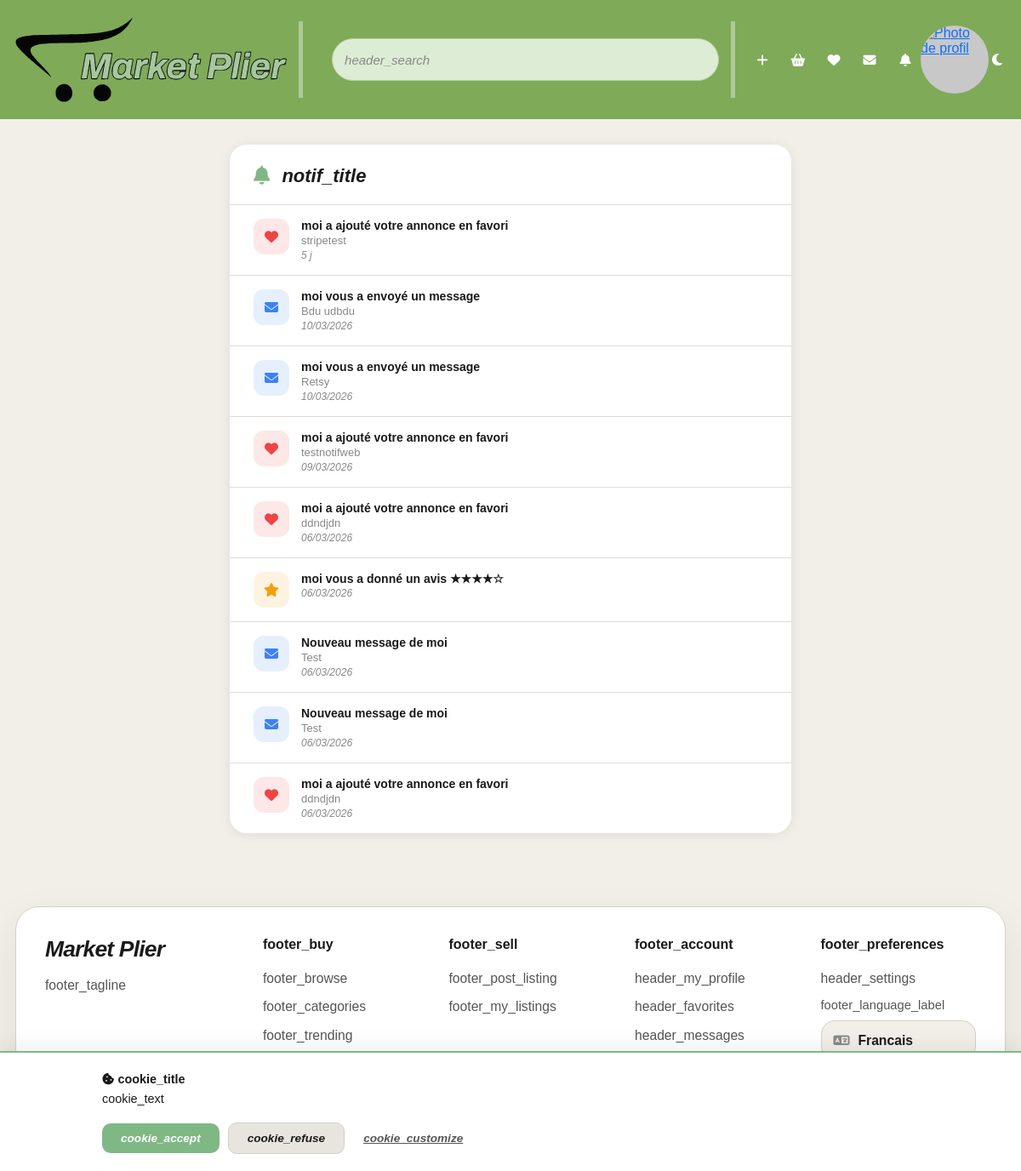
Screenshot of /notifications/index.php (signed in) with the database file from the repository.
### tables this page shows
CREATE TABLE `user_settings` (
  `auth_token` varchar(64) NOT NULL,
  `notif_email` tinyint(1) NOT NULL DEFAULT '1',
  `notif_price_alerts` tinyint(1) NOT NULL DEFAULT '0',
  `notif_weekly_summary` tinyint(1) NOT NULL DEFAULT '1',
  `privacy_public_profile` tinyint(1) NOT NULL DEFAULT '1',
  `privacy_show_email` tinyint(1) NOT NULL DEFAULT '0',
  `privacy_activity_history` tinyint(1) NOT NULL DEFAULT '1',
  `language` varchar(5) NOT NULL DEFAULT 'fr'
);

CREATE TABLE `notifications` (
  `id` int UNSIGNED NOT NULL,
  `auth_token` varchar(64) NOT NULL,
  `type` enum('message','review','favorite','system','sale') NOT NULL DEFAULT 'system',
  `title` varchar(255) NOT NULL,
  `content` text,
  `link` varchar(500) DEFAULT NULL,
  `is_read` tinyint(1) DEFAULT '0',
  `created_at` timestamp NULL DEFAULT CURRENT_TIMESTAMP
);

### includes/lang.php (called while the page is built, shortened)
<?php
function normalizeLang($lang)
{
  $allowed = ['fr', 'en', 'es', 'de'];
  return in_array($lang, $allowed, true) ? $lang : 'fr';
}
function loadTranslations($lang = 'fr')
{
  $lang = normalizeLang($lang);
  $file = __DIR__ . '/translations/' . $lang . '.php';
  if (file_exists($file)) {
    return require $file;
  }
  return require __DIR__ . '/translations/fr.php';
}
function t($key, $translations = null)
{
  global $_translations;
  $t = $translations ?? $_translations ?? [];
  return $t[$key] ?? $key;
}
function getUserLang()
{
  if (isset($_SESSION['user_lang'])) {
    return $_SESSION['user_lang'];
  }
  if (isset($_SESSION['auth_token']) && isset($GLOBALS['pdo'])) {
    try {
      $stmt = $GLOBALS['pdo']->prepare("SELECT language FROM user_settings WHERE auth_token = ?");
      $stmt->execute([$_SESSION['auth_token']]);
      $row = $stmt->fetch();
      if ($row && !empty($row['language'])) {
        return $_SESSION['user_lang'];
      }
    } catch (\PDOException $e) {
    }
  }
  return 'fr';
}
if (!isset($_translations)) {
  $_translations = loadTranslations(getUserLang());
}

### notifications/index.php (the view, shortened to what this page needs)
<?php
require_once '../database/db.php';
require_once '../includes/lang.php';
$myToken = $_SESSION['auth_token'];
$stmt = $pdo->prepare("SELECT username, email, profile_photo, auth_token FROM users WHERE auth_token = ?");
$stmt->execute([$myToken]);
$user = $stmt->fetch();
$stmt = $pdo->prepare("
    SELECT id, type, title, content, link, is_read, created_at
    FROM notifications
    WHERE auth_token = ?
    ORDER BY created_at DESC
    LIMIT 100
");
$stmt->execute([$myToken]);
$notifications = $stmt->fetchAll();
$typeIcons = [
  'message'  => 'fa-envelope',
  'review'   => 'fa-star',
  'favorite' => 'fa-heart',
  'system'   => 'fa-bell',
  'sale'     => 'fa-credit-card',
];
$typeColors = [
  'message'  => '#3b82f6',
  'review'   => '#f59e0b',
  'favorite' => '#ef4444',
  'system'   => '#7fb885',
  'sale'     => '#10b981',
];
?>
<!DOCTYPE html>
<html lang="<?= htmlspecialchars(getUserLang(), ENT_QUOTES, 'UTF-8') ?>">
<head>
  <link rel="stylesheet" href="../node_modules/bootstrap/dist/css/bootstrap.min.css">
  <link rel="stylesheet" href="../node_modules/@fortawesome/fontawesome-free/css/all.min.css">
  <link rel="stylesheet" href="../styles/index.css">
  <link rel="stylesheet" href="../styles/notifications.css">
  <link rel="stylesheet" href="../styles/theme.css">
</head>
<body>
  <?php
  $headerBasePath = '../';
  $headerUser = $user;
  include '../header.php';
  ?>
  <main class="notif-main">
    <div class="notif-container">
      <div class="notif-header">
        <h1 class="notif-title"><i class="fa-solid fa-bell"></i> <?= htmlspecialchars(t('notif_title'), ENT_QUOTES, 'UTF-8') ?></h1>
      </div>
      <?php if (empty($notifications)): ?>
        <div class="notif-empty">
          <i class="fa-regular fa-bell-slash"></i>
          <p><?= htmlspecialchars(t('notif_empty'), ENT_QUOTES, 'UTF-8') ?></p>
          <span><?= htmlspecialchars(t('notif_empty_sub'), ENT_QUOTES, 'UTF-8') ?></span>
        </div>
      <?php else: ?>
        <div class="notif-list">
          <?php foreach ($notifications as $notif):
            $icon = $typeIcons[$notif['type']] ?? 'fa-bell';
            $color = $typeColors[$notif['type']] ?? '#7fb885';
            $isNew = !$notif['is_read'];
            $timeAgo = time() - strtotime($notif['created_at']);
            if ($timeAgo < 60) $timeLabel = t('notif_just_now');
            elseif ($timeAgo < 3600) $timeLabel = floor($timeAgo / 60) . ' min';
            elseif ($timeAgo < 86400) $timeLabel = floor($timeAgo / 3600) . ' h';
            elseif ($timeAgo < 604800) $timeLabel = floor($timeAgo / 86400) . ' j';
            else $timeLabel = date('d/m/Y', strtotime($notif['created_at']));
          ?>
            <?php if ($notif['link']): ?>
              <a href="../<?= htmlspecialchars($notif['link'], ENT_QUOTES, 'UTF-8') ?>" class="notif-item <?= $isNew ? 'notif-new' : '' ?>">
              <?php else: ?>
                <div class="notif-item <?= $isNew ? 'notif-new' : '' ?>">
                <?php endif; ?>
                <div class="notif-icon" style="background: <?= $color ?>20; color: <?= $color ?>">
                  <i class="fa-solid <?= $icon ?>"></i>
                </div>
                <div class="notif-body">
                  <div class="notif-item-title"><?= htmlspecialchars($notif['title'], ENT_QUOTES, 'UTF-8') ?></div>
                  <?php if ($notif['content']): ?>
                    <div class="notif-item-content"><?= htmlspecialchars($notif['content'], ENT_QUOTES, 'UTF-8') ?></div>
                  <?php endif; ?>
                  <div class="notif-item-time"><?= $timeLabel ?></div>
                </div>
                <?php if ($notif['link']): ?>
              </a>
            <?php else: ?>
        </div>
      <?php endif; ?>
          <?php endforeach; ?>
        </div>
      <?php endif; ?>
    </div>
  </main>
  <?php include '../footer.php'; ?>
</body>
</html>

### header.php (shortened to what this page needs)
<?php
$headerBasePath = $headerBasePath ?? '';
$headerUser = $headerUser ?? null;
require_once __DIR__ . '/includes/lang.php';
$profilePhoto = $headerUser['profile_photo'] ?? null;
$profilePhotoExists = !empty($profilePhoto);
$headerAuthToken = $_SESSION['auth_token'] ?? '';
$profilePhotoUrl = ($profilePhotoExists && $headerAuthToken)
  ? $headerBasePath . 'api/profile_photo.php?token=' . urlencode($headerAuthToken) . '&v=' . crc32($profilePhoto)
  : $headerBasePath . 'assets/images/default-avatar.svg';
?>
<header>
  <div class="header-top">
    <div class="logo-area">
      <a href="<?= $headerBasePath ?>index.php" class="logo-icon">
        <img src="<?= $headerBasePath ?>assets/images/logo.svg" alt="Logo Market Plier" class="logo-img">
      </a>
    </div>
    <div class="header-divider"></div>
    <form class="search-form" action="<?= $headerBasePath ?>shop/search.php" method="GET" autocomplete="off">
      <input class="search-bar" type="text" name="q" placeholder="<?= htmlspecialchars(t('header_search'), ENT_QUOTES, 'UTF-8') ?>"
        value="<?= htmlspecialchars($_GET['q'] ?? '', ENT_QUOTES, 'UTF-8') ?>"
        id="searchInput" aria-label="Rechercher" />
    </form>
    <div class="header-divider"></div>
    <?php if (isset($_SESSION['auth_token'])): ?>
      <div class="header-icons">
        <a href="<?= $headerBasePath ?>shop/sell.php" class="header-icon-link" title="<?= htmlspecialchars(t('header_sell'), ENT_QUOTES, 'UTF-8') ?>">
          <i class="fa-solid fa-plus"></i>
        </a>
        <a href="<?= $headerBasePath ?>panier/" class="header-icon-link" title="<?= htmlspecialchars(t('header_cart'), ENT_QUOTES, 'UTF-8') ?>">
          <i class="fa-solid fa-basket-shopping"></i>
        </a>
        <a href="<?= $headerBasePath ?>favoris/" class="header-icon-link" title="<?= htmlspecialchars(t('header_favorites'), ENT_QUOTES, 'UTF-8') ?>">
          <i class="fa-solid fa-heart"></i>
        </a>
        <a href="<?= $headerBasePath ?>messagerie/inbox.php" class="header-icon-link" title="<?= htmlspecialchars(t('header_messages'), ENT_QUOTES, 'UTF-8') ?>">
          <i class="fa-solid fa-envelope"></i>
        </a>
        <a href="<?= $headerBasePath ?>notifications/" class="header-icon-link" title="<?= htmlspecialchars(t('header_notifications'), ENT_QUOTES, 'UTF-8') ?>">
          <i class="fa-solid fa-bell"></i>
        </a>
      </div>
    <?php endif; ?>
    <a class="profile-photo-container" href="<?= $headerBasePath ?><?= isset($_SESSION['auth_token']) ? 'inscription-connexion/account.php' : 'inscription-connexion/register.php' ?>">
      <img src="<?= htmlspecialchars($profilePhotoUrl, ENT_QUOTES, 'UTF-8') ?>"
        alt="Photo de profil"
        class="profile-photo" />
    </a>
    <button class="theme-toggle" data-theme-toggle title="Changer le thème">
      <i class="fa-solid fa-moon"></i>
    </button>
  </div>
</header>
<div class="cookie-banner" id="cookieBanner">
  <div class="cookie-banner-inner">
    <div class="cookie-banner-text">
      <strong><i class="fa-solid fa-cookie-bite"></i> <?= htmlspecialchars(t('cookie_title'), ENT_QUOTES, 'UTF-8') ?></strong><br>
      <?= htmlspecialchars(t('cookie_text'), ENT_QUOTES, 'UTF-8') ?>
    </div>
    <div class="cookie-banner-actions">
      <button class="cookie-btn cookie-btn-accept" id="cookieAcceptAll"><?= htmlspecialchars(t('cookie_accept'), ENT_QUOTES, 'UTF-8') ?></button>
      <button class="cookie-btn cookie-btn-refuse" id="cookieRefuseAll"><?= htmlspecialchars(t('cookie_refuse'), ENT_QUOTES, 'UTF-8') ?></button>
      <button class="cookie-btn cookie-btn-settings" id="cookieSettings"><?= htmlspecialchars(t('cookie_customize'), ENT_QUOTES, 'UTF-8') ?></button>
    </div>
  </div>
</div>
<link rel="stylesheet" href="<?= $headerBasePath ?>styles/cookie-banner.css" />
<?php include __DIR__ . '/includes/toast.php'; ?>

### footer.php (shortened to what this page needs)
<?php
$footerBasePath = $footerBasePath ?? ($headerBasePath ?? '');
$footerMinimal = !empty($footerMinimal);
$footerLang = getUserLang();
$isLoggedIn = isset($_SESSION['auth_token']);
$accountHomeHref = $isLoggedIn ? 'inscription-connexion/account.php' : 'inscription-connexion/login.php';
$currentUri = $_SERVER['REQUEST_URI'] ?? ($footerBasePath . 'index.php');
$accountLinks = $isLoggedIn
  ? [
      ['href' => 'inscription-connexion/account.php', 'label' => t('header_my_profile')],
      ['href' => 'favoris/', 'label' => t('header_favorites')],
      ['href' => 'messagerie/inbox.php', 'label' => t('header_messages')],
      ['href' => 'notifications/', 'label' => t('header_notifications')],
    ]
  : [
      ['href' => 'inscription-connexion/register.php', 'label' => t('header_register')],
      ['href' => 'inscription-connexion/login.php', 'label' => t('login_title')],
      ['href' => 'shop/search.php', 'label' => t('footer_browse')],
      ['href' => 'shop/sell.php', 'label' => t('footer_post_listing')],
    ];
?>
<footer class="mp-footer<?= $footerMinimal ? ' mp-footer-compact' : '' ?>">
  <div class="mp-footer-shell<?= $footerMinimal ? ' mp-footer-shell-compact' : '' ?>">
    <?php if ($footerMinimal): ?>
      <div class="mp-footer-compact-inner">
        <form class="mp-footer-language-form mp-footer-language-form-compact" method="POST" action="<?= $footerBasePath ?>includes/set_language.php">
          <input type="hidden" name="redirect_to" value="<?= htmlspecialchars($currentUri, ENT_QUOTES, 'UTF-8') ?>">
          <label class="mp-footer-language-label" for="footerLanguage">
            <?= htmlspecialchars(t('footer_language_label'), ENT_QUOTES, 'UTF-8') ?>
          </label>
          <div class="mp-footer-language-field">
            <i class="fa-solid fa-language"></i>
            <select id="footerLanguage" name="language" class="mp-footer-language-select">
              <option value="fr" <?= $footerLang === 'fr' ? 'selected' : '' ?>>Francais</option>
              <option value="en" <?= $footerLang === 'en' ? 'selected' : '' ?>>English</option>
              <option value="es" <?= $footerLang === 'es' ? 'selected' : '' ?>>Espanol</option>
              <option value="de" <?= $footerLang === 'de' ? 'selected' : '' ?>>Deutsch</option>
            </select>
          </div>
        </form>
        <div class="mp-footer-bottom mp-footer-bottom-compact">
          <p class="mp-footer-copy">
            &copy; <?= date('Y') ?> Market Plier. <?= htmlspecialchars(t('footer_rights'), ENT_QUOTES, 'UTF-8') ?>
          </p>
        </div>
      </div>
    <?php else: ?>
      <div class="mp-footer-grid">
        <div class="mp-footer-brand">
          <a href="<?= $footerBasePath ?>index.php" class="mp-footer-logo">Market Plier</a>
          <p class="mp-footer-tagline"><?= htmlspecialchars(t('footer_tagline'), ENT_QUOTES, 'UTF-8') ?></p>
        </div>
        <div class="mp-footer-column">
          <h2><?= htmlspecialchars(t('footer_buy'), ENT_QUOTES, 'UTF-8') ?></h2>
          <a href="<?= $footerBasePath ?>shop/search.php"><?= htmlspecialchars(t('footer_browse'), ENT_QUOTES, 'UTF-8') ?></a>
          <a href="<?= $footerBasePath ?>index.php#home-categories"><?= htmlspecialchars(t('footer_categories'), ENT_QUOTES, 'UTF-8') ?></a>
          <a href="<?= $footerBasePath ?>index.php#home-trending"><?= htmlspecialchars(t('footer_trending'), ENT_QUOTES, 'UTF-8') ?></a>
          <a href="<?= $footerBasePath ?>index.php#home-recent"><?= htmlspecialchars(t('footer_recent'), ENT_QUOTES, 'UTF-8') ?></a>
        </div>
        <div class="mp-footer-column">
          <h2><?= htmlspecialchars(t('footer_sell'), ENT_QUOTES, 'UTF-8') ?></h2>
          <a href="<?= $footerBasePath ?>shop/sell.php"><?= htmlspecialchars(t('footer_post_listing'), ENT_QUOTES, 'UTF-8') ?></a>
          <a href="<?= $footerBasePath . $accountHomeHref ?>"><?= htmlspecialchars(t('footer_my_listings'), ENT_QUOTES, 'UTF-8') ?></a>
        </div>
        <div class="mp-footer-column">
          <h2><?= htmlspecialchars(t('footer_account'), ENT_QUOTES, 'UTF-8') ?></h2>
          <?php foreach ($accountLinks as $link): ?>
            <a href="<?= $footerBasePath . $link['href'] ?>"><?= htmlspecialchars($link['label'], ENT_QUOTES, 'UTF-8') ?></a>
          <?php endforeach; ?>
        </div>
        <div class="mp-footer-column">
          <h2><?= htmlspecialchars(t('footer_preferences'), ENT_QUOTES, 'UTF-8') ?></h2>
          <?php if ($isLoggedIn): ?>
            <a href="<?= $footerBasePath ?>settings/settings.php"><?= htmlspecialchars(t('header_settings'), ENT_QUOTES, 'UTF-8') ?></a>
          <?php endif; ?>
          <form class="mp-footer-language-form" method="POST" action="<?= $footerBasePath ?>includes/set_language.php">
            <label class="mp-footer-language-label" for="footerLanguage">
              <?= htmlspecialchars(t('footer_language_label'), ENT_QUOTES, 'UTF-8') ?>
            </label>
            <div class="mp-footer-language-field">
              <i class="fa-solid fa-language"></i>
              <select id="footerLanguage" name="language" class="mp-footer-language-select">
                <option value="fr" <?= $footerLang === 'fr' ? 'selected' : '' ?>>Francais</option>
              </select>
            </div>
          </form>
        </div>
      </div>
      <div class="mp-footer-bottom">
        <p class="mp-footer-copy">
        </p>
      </div>
    <?php endif; ?>
  </div>
</footer>

### rows the page displays
user_settings: q "header_search", language "cookie_title", language "cookie_text", language "cookie_accept", language "cookie_refuse", language "cookie_customize", language "notif_title", language "footer_tagline", language "footer_buy", language "footer_browse", language "footer_categories", language "footer_trending", language "footer_sell", language "footer_post_listing", language "footer_my_listings", language "footer_account", language "footer_preferences", language "header_settings", language "footer_language_label"
notifications: title "moi a ajouté votre annonce en favori", content "stripetest", created_at "5 j"
notifications: title "moi vous a envoyé un message", content "Bdu udbdu", created_at "10/03/2026"
notifications: title "moi vous a envoyé un message", content "Retsy", created_at "10/03/2026"
notifications: title "moi a ajouté votre annonce en favori", content "testnotifweb", created_at "09/03/2026"
notifications: title "moi a ajouté votre annonce en favori", content "ddndjdn", created_at "06/03/2026"
notifications: title "moi vous a donné un avis ★★★★☆", created_at "06/03/2026"
notifications: title "Nouveau message de moi", content "Test", created_at "06/03/2026"
notifications: title "Nouveau message de moi", content "Test", created_at "06/03/2026"
notifications: title "moi a ajouté votre annonce en favori", content "ddndjdn", created_at "06/03/2026"

### other values shown
$link['label'] "header_my_profile"
$link['label'] "header_favorites"
$link['label'] "header_messages"
